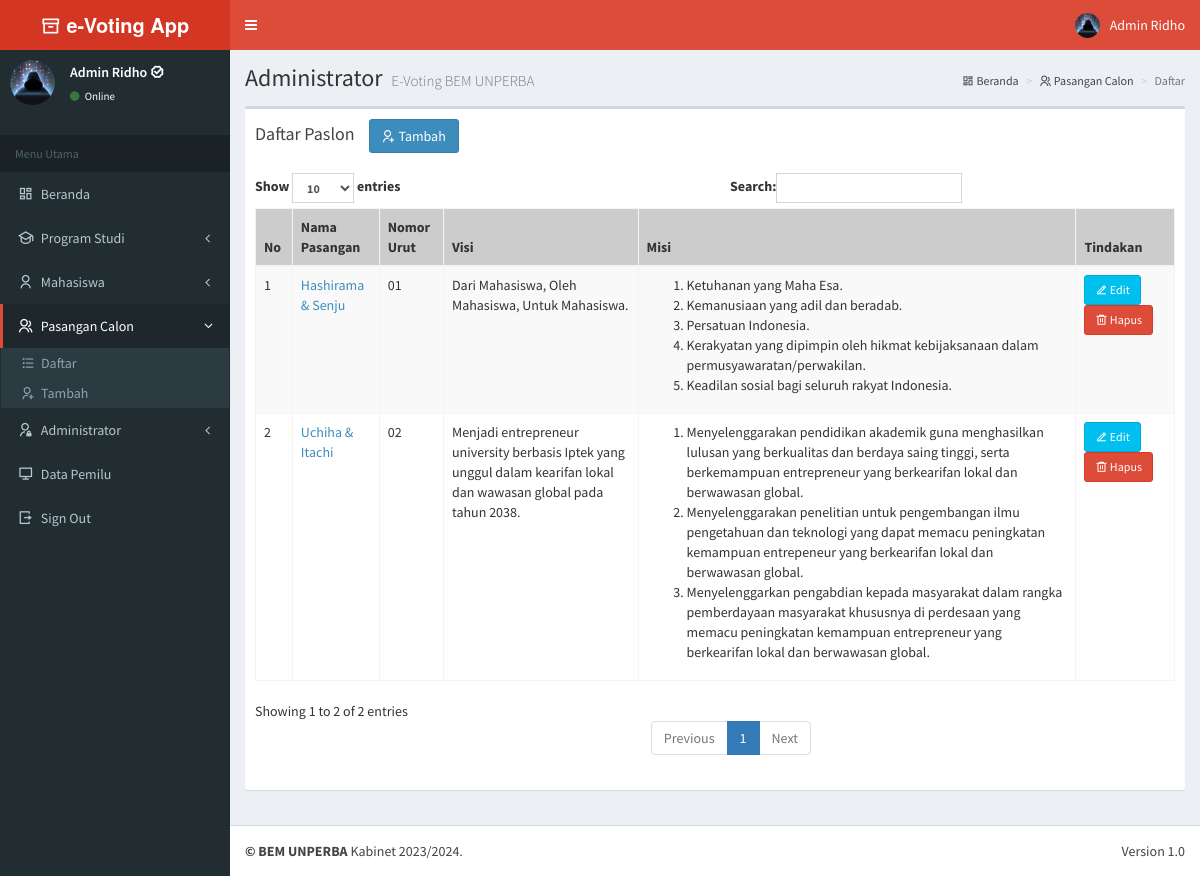
Screenshot of /admin/index.php?m=paslon (signed in) with the database file from the repository.
### tables this page shows
CREATE TABLE `tb_paslon` (
  `id_paslon` int(2) NOT NULL,
  `nama` varchar(255) NOT NULL,
  `nomor` varchar(2) NOT NULL,
  `jml_suara` varchar(4) NOT NULL DEFAULT '0',
  `visi` varchar(255) NOT NULL,
  `misi` text NOT NULL,
  `foto` varchar(100) NOT NULL
);

### admin/modul/paslon/tampil.php (the view)
<?php include "atas.php"; ?>
  <div class="content-wrapper">
    <section class="content-header">
      <h1>
        Administrator
        <small>E-Voting BEM UNPERBA</small>
      </h1>
      <ol class="breadcrumb">
        <li><a href="?m=awal"><i class="ri-dashboard-line"></i> Beranda</a></li>
        <li><a href="?m=paslon"><i class="ri-group-line"></i> Pasangan Calon</a></li>
        <li class="active">Daftar</li>
      </ol>
    </section>
	  <section class="content">
      <div class="row">
        <div class="col-xs-12">
          <div class="box">
            <div class="box-header">
              <h3 class="box-title">Daftar Paslon</h3>&nbsp;&nbsp;&nbsp;&nbsp;
			        <a href="?m=paslon&s=tambah" class="btn btn-primary"><i class="ri-user-add-line"></i>&nbsp;Tambah</a>
            </div>
            <div class="box-body">
              <?php
              include "../sambungan.php";
              $sql="SELECT * FROM tb_paslon ORDER BY id_paslon";
              $query=mysqli_query($koneksi,$sql);
              if(mysqli_num_rows($query)==0){
                echo '<table class="table table-bordered table-hover table-striped">
                <thead>
                <tr bgcolor="#ccc">
                  <th>No</th>
                  <th>Nama Pasangan</th>
                  <th>Nomor Urut</th>
                  <th>Visi</th>
                  <th>Misi</th>
                  <th>Tindakan</th>
                </tr>
                </thead>
                <tbody>';
                echo "<td colspan='6'>Data Masih Kosong</td>";
              }else{
                echo '<table id="pilkasis1" class="table table-bordered table-hover table-striped">
                <thead>
                <tr bgcolor="#ccc">
                  <th>No</th>
                  <th>Nama Pasangan</th>
                  <th>Nomor Urut</th>
                  <th>Visi</th>
                  <th>Misi</th>
                  <th>Tindakan</th>
                </tr>
                </thead>
                <tbody>';
                $no=1;
                while($r=mysqli_fetch_assoc($query)){
                  echo "<tr>";
                  echo "<td>$no</td>";
                  echo "<td><a href='?m=paslon&s=detail&idp=".$r['id_paslon']."'>".$r['nama']."</td>";
                  echo "<td>".$r['nomor']."</td>";
                  echo "<td>".$r['visi']."</td>";
                  echo "<td>".$r['misi']."</td>";
                  echo '<td><a class="btn btn-sm btn-info" href="index.php?m=paslon&s=edit&idp='.$r['id_paslon'].'"><i class="ri-edit-2-line"></i> Edit</a>&nbsp;&nbsp;<a class="btn btn-sm btn-danger" href="index.php?m=paslon&s=hapus&idp='.$r['id_paslon'].'" onclick="return confirm(\'Data ini akan dihapus, tekan OK untuk melanjutkan.\')"><i class="ri-delete-bin-6-line"></i> Hapus</a></td>';
                  echo "</tr>";
                $no++;
                }
              }
              ?>
              </table>
            </div>
          </div>
        </div>
      </div>
    </section>
<?php include "bawah.php"; ?>

### rows the page displays
tb_paslon: nama "Hashirama & Senju", nomor "01", visi "Dari Mahasiswa, Oleh Mahasiswa, Untuk Mahasiswa.", misi "Ketuhanan yang Maha Esa. Kemanusiaan yang adil dan beradab. Persatuan Indonesia. Kerakyatan yang dipimpin oleh hikmat kebijaksanaan dalam permusyawaratan/perwakilan. Keadilan sosial bagi seluruh rakyat Indonesia."
tb_paslon: nama "Uchiha & Itachi", nomor "02", visi "Menjadi entrepreneur university berbasis Iptek yang unggul dalam kearifan lokal dan wawasan global pada tahun 2038.", misi "Menyelenggarakan pendidikan akademik guna menghasilkan lulusan yang berkualitas dan berdaya saing tinggi, serta berkemampuan entrepreneur yang berkearifan lokal dan berwawasan global. Menyelenggarakan penelitian untuk pengembangan ilmu pengetahuan dan teknologi yang dapat memacu peningkatan kemampuan entrepeneur yang berkearifan lokal dan berwawasan global. Menyelenggarkan pengabdian kepada masyarakat dalam rangka pemberdayaan masyarakat khususnya di perdesaan yang memacu peningkatan kemampuan entrepreneur yang berkearifan lokal dan berwawasan global."

### other values shown
$_SESSION['nama'] "Admin Ridho"
